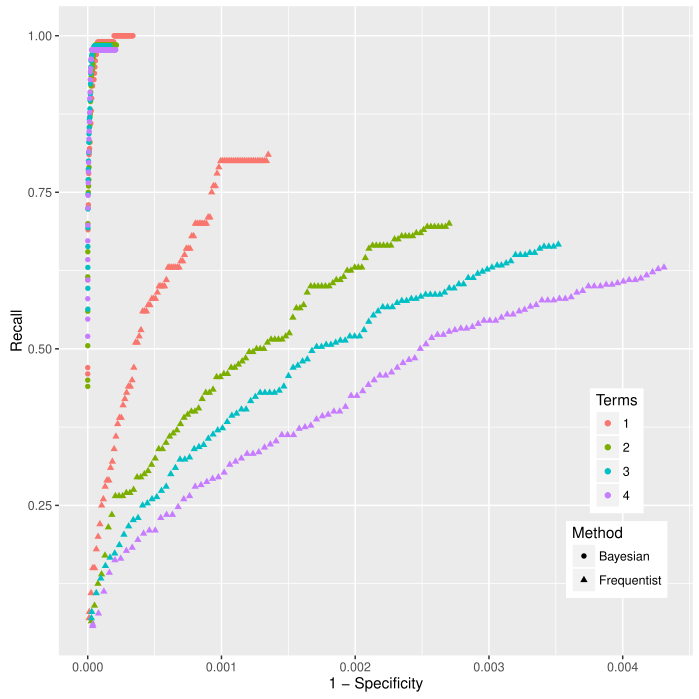

Write the R code that produced this figure.
require("ggplot2")
data=read.csv("allsim.t4.csv")
data$Terms <- cut (data$terms, breaks=c(-Inf,1.5,2.5,3.5,Inf), labels=c("1","2","3","4"))
data$Method[data$method == "model"] = "Bayesian"
data$Method[data$method == "hypergeometric"] = "Frequentist"
data$fpr <- 1 - data$specificity
ggplot(aes(x = fpr, y = recall, shape = Method, color = Terms, group = interaction(Method,Terms)), data = data) + geom_point() + xlab("1 - Specificity") + ylab("Recall") + theme(legend.position = c(.88,.25))
ggsave("allsim.color.pdf")
